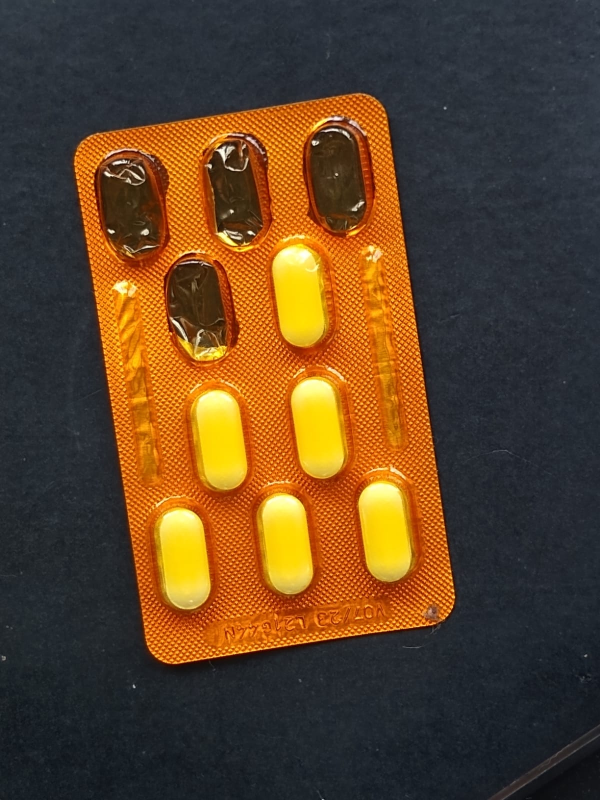
#> input picture Image2.jpeg, 1200 x 1600 px (shown at 1/2 size)
$ python main.py   (older library calls are emulated)
#> lines starting #> are read from the running program, lines starting #| are printed output that depends on the picture
# -*- coding: utf-8 -*-
"""
Created on Wed Nov  7 17:40:23 2018

@author: Jean Schmith
"""

import cv2
import matplotlib.pyplot as plt
import numpy as np

def detecta_1a_borda(area_insp,corte):
    area_rotada = area_insp.transpose()
    num_linha = int(len(area_rotada[0])/2);
    linha_central = area_insp[num_linha];
    vetor_linha_central = np.arange(len(linha_central))
    pos_ant = linha_central[0]
    retorno = (num_linha,0)

    for i in vetor_linha_central:
        valor = int(linha_central[i]) - int(pos_ant)
        if valor >= corte:
            retorno = (num_linha,i)
            return retorno
        pos_ant = linha_central[i]


def detecta_angulo(area_insp,corte):
    diff = 200
    largura_area_insp = len(area_insp[0])
    altura_area_insp = len(area_insp.transpose()[0])
    area_sup = area_insp[diff:altura_area_insp,0:largura_area_insp]
    area_inf = area_insp[0:(altura_area_insp-diff),0:largura_area_insp]
    ponto_sup = detecta_1a_borda(area_sup,corte)
    ponto_sup_real = (ponto_sup[0],ponto_sup[1])

    ponto_inf = detecta_1a_borda(area_inf,corte)
    ponto_inf_real = (ponto_inf[0]+diff,ponto_inf[1])

    cat_op = ponto_inf_real[1] - ponto_sup_real[1]
    cat_adj = ponto_inf_real[0]-ponto_sup_real[0]
    angulo = ((np.arctan(cat_op/cat_adj))*180)/np.pi
    angulo - 90
    return angulo

def desenha_retangulo(imagem, start_point, end_point, color):
    thickness = 2
    retorno = cv2.rectangle(imagem, start_point, end_point, color, thickness)
    return retorno

def verificar_comprimido(comprimido,contagem_minima,limiar_cor):
    vetor_x = np.arange(len(comprimido[0]))
    vetor_y = np.arange(len((comprimido.transpose())[0]))
    contador = 0
    for x in vetor_x:
        for y in vetor_y:
            if comprimido[y,x] > limiar_cor:
                contador = contador+1
            if contador > contagem_minima:
                return 1

    return 0
arquivos = ('Image2.jpeg','Image3.jpeg','Image4.jpeg','Image5.jpeg','Image6.jpeg','Image7.jpeg','Image8.jpeg','Image9.jpeg','Image1.jpeg')
for arquivo in arquivos:
    vermelho = (0,0,255);
    verde = (0,255,0);

    im = cv2.imread(arquivo,0)
#> im: shape (1600, 1200); min 0, max 255, mean 72
    im_color = cv2.imread(arquivo)
#> im_color is the input picture: shape (1600, 1200, 3); mean B, G, R 39.9, 67.2, 93.6

    height, width = im.shape[:2]
#> height = 1600; width = 1200
    im = cv2.resize(im,(int(width/2),int(height/2)),interpolation = cv2.INTER_CUBIC)
#> im: shape (800, 600)
    im_color = cv2.resize(im_color,(int(width/2),int(height/2)),interpolation = cv2.INTER_CUBIC)
#> im_color: shape (800, 600, 3)

# [8 lines of commented-out code are left out]

    area_angulo = im[25:775, 25:300]

    angulo = detecta_angulo(area_angulo,20)
#> in detecta_angulo, `largura_area_insp = len(area_insp[0])`: largura_area_insp = 275
#> in detecta_angulo, `altura_area_insp = len(area_insp.transpose()[0])`: altura_area_insp = 750
#> in detecta_1a_borda, `num_linha = int(len(area_rotada[0])/2);`: num_linha = 275
#> in detecta_1a_borda, `linha_central = area_insp[num_linha];`: linha_central = 275 values, max 252 at index 244, min 32 at index 22, mean 105.9
#> in detecta_1a_borda, `vetor_linha_central = np.arange(len(linha_central))`: vetor_linha_central = 275 values from 0 to 274
#> in detecta_1a_borda, `pos_ant = linha_central[0]`: pos_ant = 40
#> in detecta_1a_borda, `retorno = (num_linha,0)`: retorno = (275, 0)
#> the loop in detecta_1a_borda, `for i in vetor_linha_central:` made 102 passes
#> (valor, retorno) on pass 102: (91, (275, 101))
#> (valor, pos_ant) on passes 1 to 6: (0, 40), (-1, 39), (2, 41), (10, 51), (2, 53), (-6, 47)
#> in detecta_angulo, `ponto_sup = detecta_1a_borda(area_sup,corte)`: ponto_sup = (275, 101)
#> the loop in detecta_1a_borda, `for i in vetor_linha_central:` made 72 passes
#> (valor, retorno) on pass 72: (97, (275, 71))
#> (valor, pos_ant) on passes 1 to 6: (0, 40), (7, 47), (-2, 45), (-3, 42), (0, 42), (1, 43)
#> in detecta_angulo, `ponto_inf = detecta_1a_borda(area_inf,corte)`: ponto_inf = (275, 71)
#> in detecta_angulo, `ponto_inf_real = (ponto_inf[0]+diff,ponto_inf[1])`: ponto_inf_real = (475, 71)
#> in detecta_angulo, `cat_op = ponto_inf_real[1] - ponto_sup_real[1]`: cat_op = -30
#> in detecta_angulo, `cat_adj = ponto_inf_real[0]-ponto_sup_real[0]`: cat_adj = 200
#> in detecta_angulo, `angulo = ((np.arctan(cat_op/cat_adj))*180)/np.pi`: angulo = -8.53
#> angulo = -8.53

    rows,cols = im.shape
#> rows = 800; cols = 600
    M = cv2.getRotationMatrix2D(((cols-1)/2.0,(rows-1)/2.0),angulo,1)
#> M = [[0.989, -0.148, 62.58], [0.148, 0.989, -40.01]]
    rotacao_corrigida = cv2.warpAffine(im,M,(cols,rows))
    rotacao_corrigida_color = cv2.warpAffine(im_color,M,(cols,rows))

#####################################################################################################
#Detecta ponto de referencia (canto superior esquerdo) da embalagem
    area_borda_lateral = rotacao_corrigida[25:775, 25:300]

    borda_lateral = detecta_1a_borda(area_borda_lateral,20)
#> the loop in detecta_1a_borda, `for i in vetor_linha_central:` made 88 passes
#> (valor, retorno) on pass 88: (21, (375, 87))
#> (valor, pos_ant) on passes 1 to 6: (0, 46), (-2, 44), (0, 44), (4, 48), (-1, 47), (-2, 45)
#> borda_lateral = (375, 87)
    real_borda_lateral = (borda_lateral[0]+25,borda_lateral[1]+25)
#> real_borda_lateral = (400, 112)
    rotacao_corrigida[real_borda_lateral[0],real_borda_lateral[1]] = 255
#> rotacao_corrigida: shape (800, 600); min 0, max 255, mean 69.2


    area_borda_sup = rotacao_corrigida[25:350,25:575].transpose()
    borda_sup = detecta_1a_borda(area_borda_sup,20)
#> call 4 of detecta_1a_borda, with corte = 20
#> in detecta_1a_borda (call 4), `area_rotada = area_insp.transpose()`:
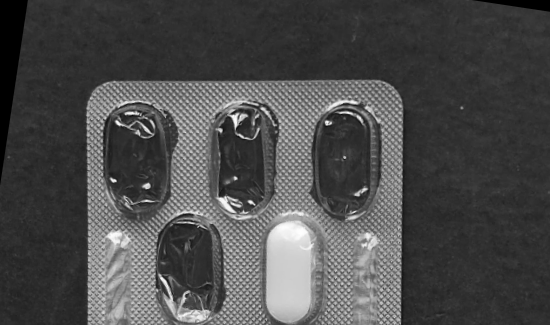
#> area_rotada: shape (325, 550); min 0, max 254, mean 75.6
#> in detecta_1a_borda (call 4), `num_linha = int(len(area_rotada[0])/2);`: num_linha = 275
#> in detecta_1a_borda (call 4), `linha_central = area_insp[num_linha];`: linha_central = 325 values, max 234 at index 231, min 28 at index 122, mean 115.9
#> in detecta_1a_borda (call 4), `vetor_linha_central = np.arange(len(linha_central))`: vetor_linha_central = 325 values from 0 to 324
#> in detecta_1a_borda (call 4), `pos_ant = linha_central[0]`: pos_ant = 48
#> in detecta_1a_borda (call 4), `retorno = (num_linha,0)`: retorno = (275, 0)
#> the loop in detecta_1a_borda, `for i in vetor_linha_central:` made 82 passes
#> (valor, retorno) on pass 82: (54, (275, 81))
#> (valor, pos_ant) on passes 1 to 6: (0, 48), (1, 49), (3, 52), (-3, 49), (1, 50), (-1, 49)
#> borda_sup = (275, 81)
    real_borda_sup = ( borda_sup[1]+25 , borda_sup[0]+25 )
#> real_borda_sup = (106, 300)
    rotacao_corrigida[real_borda_sup[0],real_borda_sup[1]] = 255
#> rotacao_corrigida: shape (800, 600); min 0, max 255, mean 69.2

    canto_ref = (real_borda_sup[0],real_borda_lateral[1]) # Referencia Sample = 95,155
#> canto_ref = (106, 112)
    rotacao_corrigida[canto_ref[0],canto_ref[1]] = 255
#> rotacao_corrigida: shape (800, 600); min 0, max 255, mean 69.2
#######################################################################################################
#Definir variaveis de ajuste q serão aplicadas sobre as proximas "ferramentas"
    ajusteX = canto_ref[0]-95
#> ajusteX = 11
    ajusteY = canto_ref[1]-155
#> ajusteY = -43
#######################################################################################################
#Comprimido 1
    start_point = (170+ajusteY, 120+ajusteX)
#> start_point = (127, 131)
    end_point = (240+ajusteY,230+ajusteX)
#> end_point = (197, 241)

    comprimido1 = rotacao_corrigida[start_point[1]:end_point[1],start_point[0]:end_point[0]]
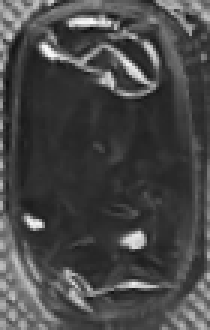
#> comprimido1: shape (110, 70) (shown 3 times larger); min 10, max 251, mean 71.3
    presente = verificar_comprimido(comprimido1,2000,180)
#> in verificar_comprimido, `vetor_x = np.arange(len(comprimido[0]))`: vetor_x = 70 values from 0 to 69
#> in verificar_comprimido, `vetor_y = np.arange(len((comprimido.transpose())[0]))`: vetor_y = 110 values from 0 to 109
#> the loop in verificar_comprimido, `for x in vetor_x:` made 70 passes
#> after the loop in verificar_comprimido, `for x in vetor_x:`: contador = 202
#> presente = 0
    if presente == 1:
        color = verde
    else:
        color = vermelho
    rotacao_corrigida_color = desenha_retangulo(rotacao_corrigida_color,start_point,end_point,color)
#######################################################################################################
#Comprimido 2
    start_point = (280+ajusteY, 110+ajusteX)
#> start_point = (237, 121)
    end_point = (350+ajusteY,230+ajusteX)
#> end_point = (307, 241)

    comprimido2 = rotacao_corrigida[start_point[1]:end_point[1],start_point[0]:end_point[0]]
    presente = verificar_comprimido(comprimido2,2000,180)
#> the loop in verificar_comprimido (call 2), `for x in vetor_x:` made 70 passes
    if presente == 1:
        color = verde
    else:
        color = vermelho
    rotacao_corrigida_color = desenha_retangulo(rotacao_corrigida_color,start_point,end_point,color)
#> in desenha_retangulo (call 2), `retorno = cv2.rectangle(imagem, start_point, end_point, color, thickne..`: retorno: shape (800, 600, 3); mean B, G, R 36.5, 63.9, 91.3
#######################################################################################################
#Comprimido 3
    start_point = (380+ajusteY, 110+ajusteX)
#> start_point = (337, 121)
    end_point = (450+ajusteY,230+ajusteX)
#> end_point = (407, 241)

    comprimido3 = rotacao_corrigida[start_point[1]:end_point[1],start_point[0]:end_point[0]]
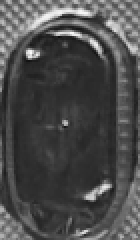
#> comprimido3: shape (120, 70) (shown 2 times larger); min 14, max 251, mean 75.6
    presente = verificar_comprimido(comprimido3,2000,180)
    if presente == 1:
        color = verde
    else:
        color = vermelho
    rotacao_corrigida_color = desenha_retangulo(rotacao_corrigida_color,start_point,end_point,color)
#> in desenha_retangulo (call 3), `retorno = cv2.rectangle(imagem, start_point, end_point, color, thickne..`: retorno: shape (800, 600, 3); mean B, G, R 36.4, 63.6, 91.4
#######################################################################################################
#Comprimido 4
    start_point = (225+ajusteY, 230+ajusteX)
#> start_point = (182, 241)
    end_point = (295+ajusteY,340+ajusteX)
#> end_point = (252, 351)

    comprimido4 = rotacao_corrigida[start_point[1]:end_point[1],start_point[0]:end_point[0]]
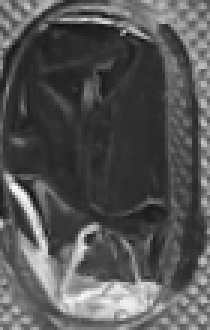
#> comprimido4: shape (110, 70) (shown 3 times larger); min 19, max 251, mean 85
    presente = verificar_comprimido(comprimido4,2000,180)
    if presente == 1:
        color = verde
    else:
        color = vermelho
    rotacao_corrigida_color = desenha_retangulo(rotacao_corrigida_color,start_point,end_point,color)
#> in desenha_retangulo (call 4), `retorno = cv2.rectangle(imagem, start_point, end_point, color, thickne..`: retorno: shape (800, 600, 3); mean B, G, R 36.4, 63.4, 91.5
#######################################################################################################
#Comprimido 5
    start_point = (325+ajusteY, 230+ajusteX)
#> start_point = (282, 241)
    end_point = (395+ajusteY,340+ajusteX)
#> end_point = (352, 351)

    comprimido5 = rotacao_corrigida[start_point[1]:end_point[1],start_point[0]:end_point[0]]
#> the loop in verificar_comprimido, `for x in vetor_x:` made 33 passes
#> after the loop in verificar_comprimido, `for x in vetor_x:`: contador = 2001
    presente = verificar_comprimido(comprimido5,2000,180)
#> presente = 1
    if presente == 1:
        color = verde
    else:
        color = vermelho
    rotacao_corrigida_color = desenha_retangulo(rotacao_corrigida_color,start_point,end_point,color)
#> in desenha_retangulo (call 5), `retorno = cv2.rectangle(imagem, start_point, end_point, color, thickne..`: retorno: shape (800, 600, 3); mean B, G, R 36.4, 63.8, 91
#######################################################################################################
#Comprimido 6
    start_point = (225+ajusteY, 360+ajusteX)
#> start_point = (182, 371)
    end_point = (295+ajusteY,470+ajusteX)
#> end_point = (252, 481)

    comprimido6 = rotacao_corrigida[start_point[1]:end_point[1],start_point[0]:end_point[0]]
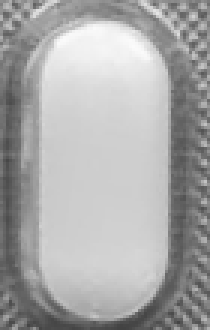
#> comprimido6: shape (110, 70) (shown 3 times larger); min 66, max 251, mean 168.6
#> the loop in verificar_comprimido, `for x in vetor_x:` made 35 passes
#> after the loop in verificar_comprimido, `for x in vetor_x:`: contador = 2001
    presente = verificar_comprimido(comprimido6,2000,180)
    if presente == 1:
        color = verde
    else:
        color = vermelho
    rotacao_corrigida_color = desenha_retangulo(rotacao_corrigida_color,start_point,end_point,color)
#> in desenha_retangulo (call 6), `retorno = cv2.rectangle(imagem, start_point, end_point, color, thickne..`: retorno: shape (800, 600, 3); mean B, G, R 36.3, 64.2, 90.6
#######################################################################################################
#Comprimido 7
    start_point = (325+ajusteY, 360+ajusteX)
#> start_point = (282, 371)
    end_point = (395+ajusteY,470+ajusteX)
#> end_point = (352, 481)

    comprimido7 = rotacao_corrigida[start_point[1]:end_point[1],start_point[0]:end_point[0]]
#> the loop in verificar_comprimido, `for x in vetor_x:` made 32 passes
#> after the loop in verificar_comprimido, `for x in vetor_x:`: contador = 2001
    presente = verificar_comprimido(comprimido7,2000,180)
    if presente == 1:
        color = verde
    else:
        color = vermelho
    rotacao_corrigida_color = desenha_retangulo(rotacao_corrigida_color,start_point,end_point,color)
#> in desenha_retangulo (call 7), `retorno = cv2.rectangle(imagem, start_point, end_point, color, thickne..`: retorno: shape (800, 600, 3); mean B, G, R 36.3, 64.5, 90.1
#######################################################################################################
#Comprimido 8
    start_point = (170+ajusteY, 470+ajusteX)
#> start_point = (127, 481)
    end_point = (240+ajusteY,590+ajusteX)
#> end_point = (197, 601)

    comprimido8 = rotacao_corrigida[start_point[1]:end_point[1],start_point[0]:end_point[0]]
#> after the loop in verificar_comprimido, `for x in vetor_x:`: contador = 2001
    presente = verificar_comprimido(comprimido7,2000,180)
    if presente == 1:
        color = verde
    else:
        color = vermelho
    rotacao_corrigida_color = desenha_retangulo(rotacao_corrigida_color,start_point,end_point,color)
#> in desenha_retangulo (call 8), `retorno = cv2.rectangle(imagem, start_point, end_point, color, thickne..`: retorno: shape (800, 600, 3); mean B, G, R 36.2, 64.9, 89.6
#######################################################################################################
#Comprimido 9
    start_point = (270+ajusteY, 470+ajusteX)
#> start_point = (227, 481)
    end_point = (340+ajusteY,590+ajusteX)
#> end_point = (297, 601)

    comprimido7 = rotacao_corrigida[start_point[1]:end_point[1],start_point[0]:end_point[0]]
#> comprimido7: shape (120, 70)
    presente = verificar_comprimido(comprimido7,2000,180)
#> the loop in verificar_comprimido, `for x in vetor_x:` made 41 passes
#> after the loop in verificar_comprimido, `for x in vetor_x:`: contador = 2001
    if presente == 1:
        color = verde
    else:
        color = vermelho
    rotacao_corrigida_color = desenha_retangulo(rotacao_corrigida_color,start_point,end_point,color)
#> in desenha_retangulo (call 9), `retorno = cv2.rectangle(imagem, start_point, end_point, color, thickne..`: retorno: shape (800, 600, 3); mean B, G, R 36.2, 65.2, 89.2
#######################################################################################################
#Comprimido 10
    start_point = (370+ajusteY, 470+ajusteX)
#> start_point = (327, 481)
    end_point = (440+ajusteY,590+ajusteX)
#> end_point = (397, 601)

    comprimido7 = rotacao_corrigida[start_point[1]:end_point[1],start_point[0]:end_point[0]]
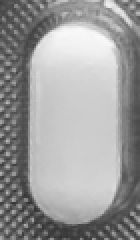
#> comprimido7: shape (120, 70) (shown 2 times larger); min 50, max 249, mean 155.7
#> the loop in verificar_comprimido, `for x in vetor_x:` made 39 passes
#> after the loop in verificar_comprimido, `for x in vetor_x:`: contador = 2001
    presente = verificar_comprimido(comprimido7,2000,180)
    if presente == 1:
        color = verde
    else:
        color = vermelho
    rotacao_corrigida_color = desenha_retangulo(rotacao_corrigida_color,start_point,end_point,color)
#> in desenha_retangulo (call 10), `retorno = cv2.rectangle(imagem, start_point, end_point, color, thickne..`:
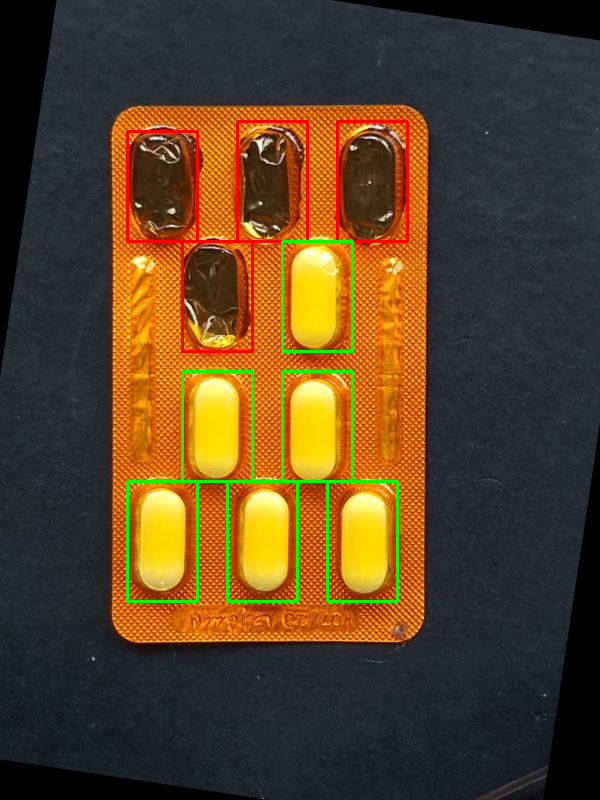
#> retorno: shape (800, 600, 3); mean B, G, R 36.2, 65.6, 88.8
#######################################################################################################

    cv2.imshow("Imagem_inicial", im)
    cv2.imshow("Rotacao corrigida", rotacao_corrigida)
    cv2.imshow("Resultado", rotacao_corrigida_color)
    cv2.waitKey(0)
    cv2.destroyAllWindows()
#> pass 2 of the loop `for arquivo in arquivos:`:
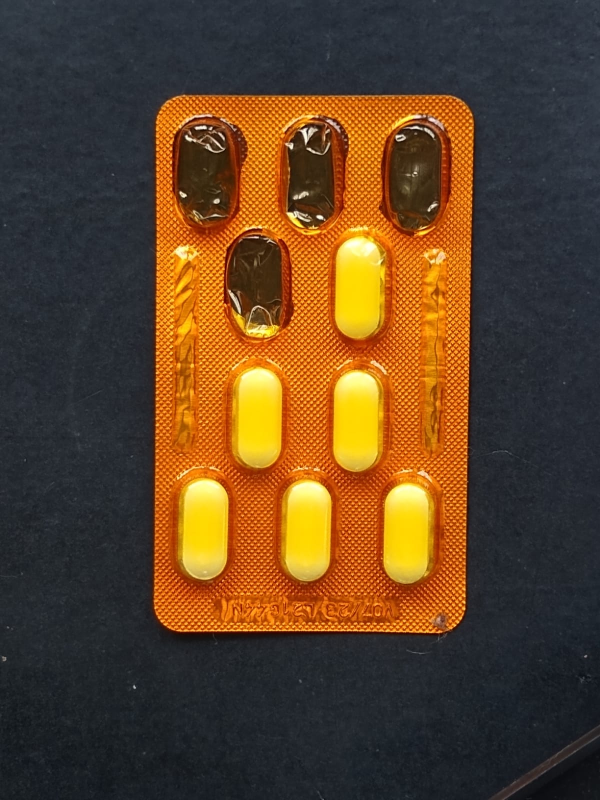
#> input picture Image3.jpeg, 1200 x 1600 px (shown at 1/2 size)
#> im_color is the input picture: shape (1600, 1200, 3); mean B, G, R 39.5, 66.6, 93.5
#> im_color: shape (800, 600, 3)
#> area_rotada: shape (275, 550)
#> the loop in detecta_1a_borda (call 2), `for i in vetor_linha_central:` made 131 passes
#> (valor, retorno) on pass 131: (64, (275, 130))
#> in detecta_1a_borda (call 6), `area_rotada = area_insp.transpose()`:
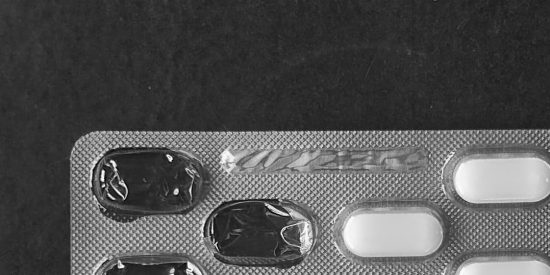
#> area_rotada: shape (275, 550); min 4, max 255, mean 81.8
#> linha_central = 275 values, max 228 at index 209, min 26 at index 213, mean 75.67
#> in detecta_1a_borda (call 6), `pos_ant = linha_central[0]`: pos_ant = 41
#> in detecta_1a_borda (call 6), `retorno = (num_linha,0)`: retorno = (275, 0)
#> the loop in detecta_1a_borda (call 2), `for i in vetor_linha_central:` made 132 passes
#> (valor, pos_ant) on passes 1 to 3: (0, 41), (2, 43), (-6, 37)
#> `rotacao_corrigida = cv2.warpAffine(im,M,(cols,rows))`:
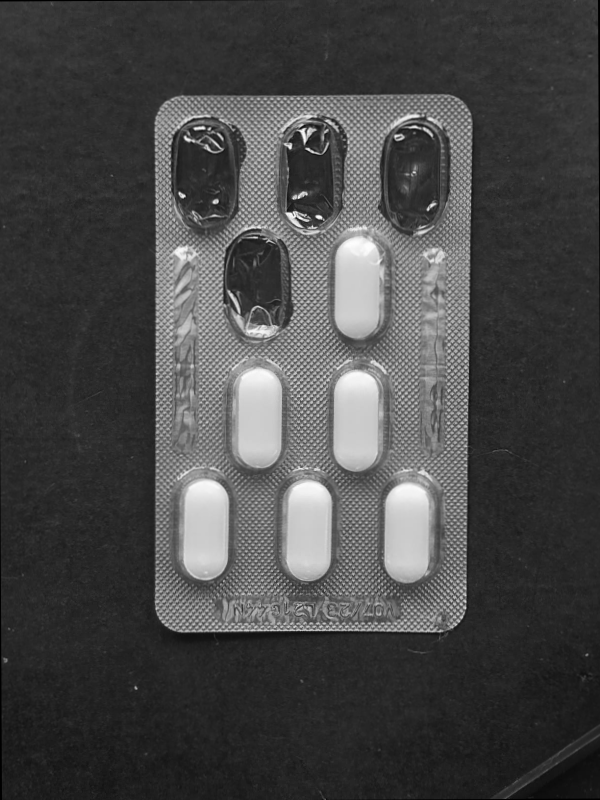
#> rotacao_corrigida: shape (800, 600); min 0, max 254, mean 71.5
#> the loop in detecta_1a_borda, `for i in vetor_linha_central:` made 131 passes
#> the loop in detecta_1a_borda, `for i in vetor_linha_central:` made 71 passes
#> the loop in verificar_comprimido, `for x in vetor_x:` made 40 passes
#> (the run stopped early here; a loop or call above may not have finished)
